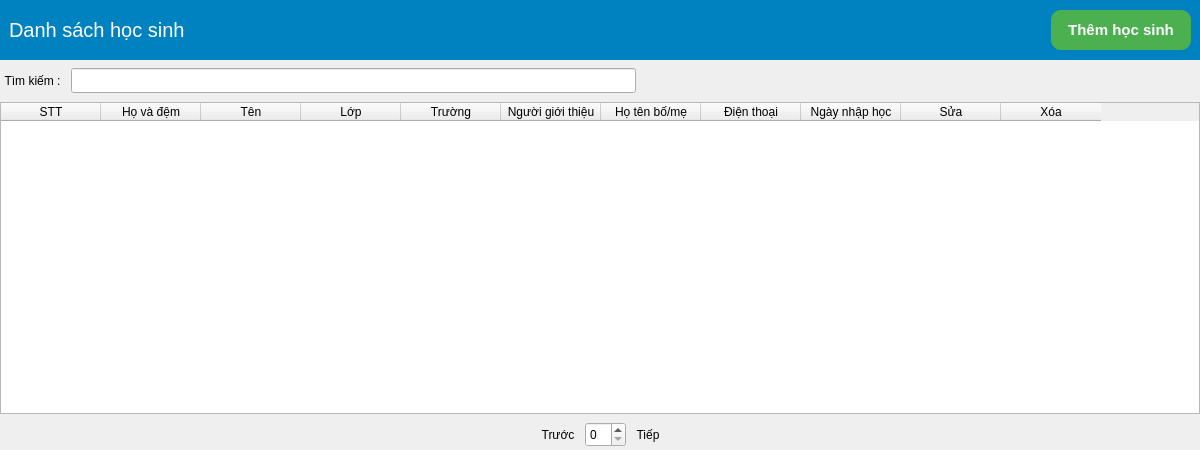
<?xml version="1.0" encoding="UTF-8"?>
<ui version="4.0">
 <class>FormStudentList</class>
 <widget class="QWidget" name="FormStudentList">
  <property name="geometry">
   <rect>
    <x>0</x>
    <y>0</y>
    <width>1200</width>
    <height>450</height>
   </rect>
  </property>
  <property name="windowTitle">
   <string>Form</string>
  </property>
  <property name="styleSheet">
   <string notr="true">#frmTitle { background: #0081C0; }</string>
  </property>
  <layout class="QVBoxLayout" name="verticalLayout">
   <property name="leftMargin">
    <number>0</number>
   </property>
   <property name="topMargin">
    <number>0</number>
   </property>
   <property name="rightMargin">
    <number>0</number>
   </property>
   <property name="bottomMargin">
    <number>0</number>
   </property>
   <item>
    <widget class="QFrame" name="frmTitle">
     <property name="minimumSize">
      <size>
       <width>0</width>
       <height>60</height>
      </size>
     </property>
     <layout class="QHBoxLayout" name="horizontalLayout">
      <item>
       <widget class="QLabel" name="label">
        <property name="minimumSize">
         <size>
          <width>180</width>
          <height>0</height>
         </size>
        </property>
        <property name="styleSheet">
         <string notr="true">color: white; font-size: 20px;</string>
        </property>
        <property name="text">
         <string>Danh sách học sinh</string>
        </property>
       </widget>
      </item>
      <item>
       <spacer name="horizontalSpacer">
        <property name="orientation">
         <enum>Qt::Horizontal</enum>
        </property>
        <property name="sizeHint" stdset="0">
         <size>
          <width>40</width>
          <height>20</height>
         </size>
        </property>
       </spacer>
      </item>
      <item>
       <widget class="QToolButton" name="tbAdd">
        <property name="minimumSize">
         <size>
          <width>140</width>
          <height>40</height>
         </size>
        </property>
        <property name="styleSheet">
         <string notr="true">border-radius: 10px; background: #4CAF50; color: white; font-size: 15px; font-weight: bold;</string>
        </property>
        <property name="text">
         <string>Thêm học sinh</string>
        </property>
        <property name="icon">
         <iconset resource="../../assets.qrc">
          <normaloff>:/assets/images/plus.png</normaloff>:/assets/images/plus.png</iconset>
        </property>
        <property name="toolButtonStyle">
         <enum>Qt::ToolButtonTextBesideIcon</enum>
        </property>
       </widget>
      </item>
     </layout>
    </widget>
   </item>
   <item>
    <layout class="QHBoxLayout" name="horizontalLayout_2">
     <item>
      <widget class="QToolButton" name="toolButton_2">
       <property name="minimumSize">
        <size>
         <width>0</width>
         <height>30</height>
        </size>
       </property>
       <property name="styleSheet">
        <string notr="true">background: transparent; border: none;</string>
       </property>
       <property name="text">
        <string>Tìm kiếm :</string>
       </property>
       <property name="icon">
        <iconset resource="../../assets.qrc">
         <normaloff>:/assets/images/search.png</normaloff>:/assets/images/search.png</iconset>
       </property>
       <property name="toolButtonStyle">
        <enum>Qt::ToolButtonTextBesideIcon</enum>
       </property>
      </widget>
     </item>
     <item>
      <widget class="QLineEdit" name="leSearch">
       <property name="minimumSize">
        <size>
         <width>0</width>
         <height>25</height>
        </size>
       </property>
      </widget>
     </item>
     <item>
      <spacer name="horizontalSpacer_2">
       <property name="orientation">
        <enum>Qt::Horizontal</enum>
       </property>
       <property name="sizeHint" stdset="0">
        <size>
         <width>40</width>
         <height>20</height>
        </size>
       </property>
      </spacer>
     </item>
    </layout>
   </item>
   <item>
    <widget class="QTableWidget" name="tableWidget">
     <column>
      <property name="text">
       <string>STT</string>
      </property>
     </column>
     <column>
      <property name="text">
       <string>Họ và đệm</string>
      </property>
     </column>
     <column>
      <property name="text">
       <string>Tên</string>
      </property>
     </column>
     <column>
      <property name="text">
       <string>Lớp</string>
      </property>
     </column>
     <column>
      <property name="text">
       <string>Trường</string>
      </property>
     </column>
     <column>
      <property name="text">
       <string>Người giới thiệu</string>
      </property>
     </column>
     <column>
      <property name="text">
       <string>Họ tên bố/mẹ</string>
      </property>
     </column>
     <column>
      <property name="text">
       <string>Điện thoại</string>
      </property>
     </column>
     <column>
      <property name="text">
       <string>Ngày nhập học</string>
      </property>
     </column>
     <column>
      <property name="text">
       <string>Sửa</string>
      </property>
     </column>
     <column>
      <property name="text">
       <string>Xóa</string>
      </property>
     </column>
    </widget>
   </item>
   <item>
    <layout class="QHBoxLayout" name="horizontalLayout_3">
     <item>
      <spacer name="horizontalSpacer_3">
       <property name="orientation">
        <enum>Qt::Horizontal</enum>
       </property>
       <property name="sizeHint" stdset="0">
        <size>
         <width>40</width>
         <height>20</height>
        </size>
       </property>
      </spacer>
     </item>
     <item>
      <widget class="QToolButton" name="toolButton_3">
       <property name="minimumSize">
        <size>
         <width>0</width>
         <height>30</height>
        </size>
       </property>
       <property name="styleSheet">
        <string notr="true">border: none;</string>
       </property>
       <property name="text">
        <string>Trước</string>
       </property>
       <property name="icon">
        <iconset resource="../../assets.qrc">
         <normaloff>:/assets/images/prev-page.png</normaloff>:/assets/images/prev-page.png</iconset>
       </property>
       <property name="toolButtonStyle">
        <enum>Qt::ToolButtonTextBesideIcon</enum>
       </property>
      </widget>
     </item>
     <item>
      <widget class="QSpinBox" name="spinBox">
       <property name="minimumSize">
        <size>
         <width>0</width>
         <height>25</height>
        </size>
       </property>
      </widget>
     </item>
     <item>
      <widget class="QToolButton" name="toolButton_4">
       <property name="minimumSize">
        <size>
         <width>0</width>
         <height>30</height>
        </size>
       </property>
       <property name="layoutDirection">
        <enum>Qt::RightToLeft</enum>
       </property>
       <property name="styleSheet">
        <string notr="true">border: none;</string>
       </property>
       <property name="text">
        <string>Tiếp</string>
       </property>
       <property name="icon">
        <iconset resource="../../assets.qrc">
         <normaloff>:/assets/images/next-page.png</normaloff>:/assets/images/next-page.png</iconset>
       </property>
       <property name="toolButtonStyle">
        <enum>Qt::ToolButtonTextBesideIcon</enum>
       </property>
      </widget>
     </item>
     <item>
      <spacer name="horizontalSpacer_4">
       <property name="orientation">
        <enum>Qt::Horizontal</enum>
       </property>
       <property name="sizeHint" stdset="0">
        <size>
         <width>40</width>
         <height>20</height>
        </size>
       </property>
      </spacer>
     </item>
    </layout>
   </item>
  </layout>
 </widget>
 <resources>
  <include location="../../assets.qrc"/>
 </resources>
 <connections/>
</ui>
